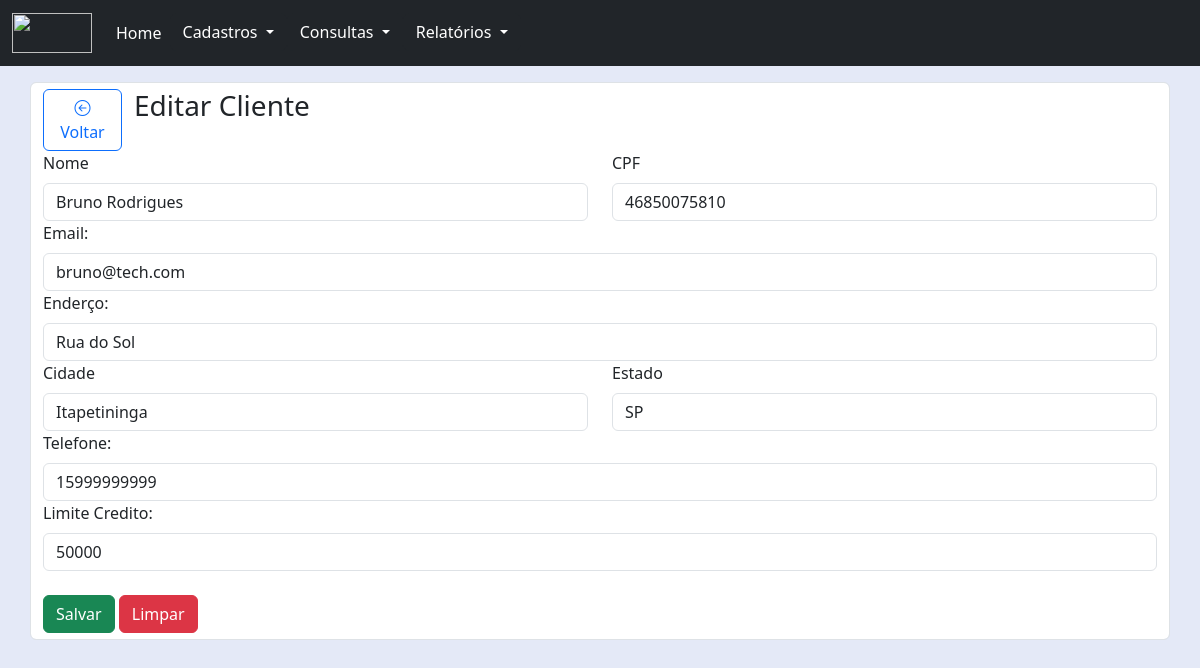
The page /pages/cliente/editar.php?codigo=1 on the database its author committed.
### tables this page shows
CREATE TABLE cliente(
    codigo INT PRIMARY KEY NOT NULL AUTO_INCREMENT,
    nome VARCHAR(100) NOT NULL,
    endereco VARCHAR(100) NOT NULL,
    telefone VARCHAR(11) not null,
    limite_cred NUMERIC NOT NULL,
    cidade VARCHAR(100) NOT NULL,
    email VARCHAR(100) NOT NULL,
    cpf VARCHAR(11) NOT NULL,
    estado CHAR(2) NOT NULL
);

### pages/cliente/editar.php (the view, shortened to what this page needs)
<?php
    include('../../connection/connection.php');
    $codigo  = filter_input(INPUT_GET,'codigo',FILTER_SANITIZE_NUMBER_INT);
    $query = "SELECT * FROM cliente WHERE codigo = '$codigo'";
    $resultado = mysqli_query($conn, $query);
    $row = mysqli_fetch_assoc($resultado);
?>
<!DOCTYPE html>
<html lang="pt-BR">
<head>
    <link href="../../node_modules/bootstrap/css/bootstrap.min.css" rel="stylesheet">
    <link href="../../node_modules/bootstrap-icons/font/bootstrap-icons.min.css" rel="stylesheet">
    <link href="../../css/style.css" rel="stylesheet">
</head>
<body>
    <?php
        include("../../components/navbar.php");
    ?>
    <div class="container">
        <div class="row pt-3">
            <div class="form-control">
                <div class="row d-flex align-items-start">
                    <div class="col-md-2 btn-back">
                        <button class="btn btn-outline-primary" type="button" id="btn-back">
                            <i class="bi bi-arrow-left-circle"></i>
                            Voltar
                        </button>
                    </div>
                    <div class="col-md-6">
                        <h3>
                            Editar Cliente
                        </h3>
                    </div>
                </div>
                <form action="php/update.php" method="post">
                    <div class="row">
                        <div class="col-md-6">
                            <label for="" class="form-label">Nome</label>
                            <input type="text" name="nome" class="form-control" maxlength="100" value="<?= $row['nome'] ?>" required>
                        </div>
                        <div class="col-md-6">
                            <label for="" class="form-label">CPF</label>
                            <input type="text" name="cpf" class="form-control" mimlength="11" maxlength="11" value="<?= $row['cpf'] ?>" required>
                        </div>
                    </div>
                    <div class="row">
                        <div class="col">
                            <label for="" class="form-label">Email:</label>
                            <input type="email" name="email" class="form-control" maxlength="100"
                                value="<?= $row['email'] ?>" required>
                        </div>
                    </div>
                    <div class="row">
                        <div class="col">
                            <label for="" class="form-label">Enderço:</label>
                            <input type="text" name="endereco" class="form-control" maxlength="100"
                                value="<?= $row['endereco'] ?>" required>
                        </div>
                    </div>
                    <div class="row">
                       <div class="col-md-6">
                            <label for="" class="form-label">Cidade</label>
                            <input type="text" name="cidade" class="form-control" maxlength="100" value="<?= $row['cidade'] ?>" required>
                        </div>
                        <div class="col-md-6">
                            <label for="" class="form-label">Estado</label>
                            <input class="form-control" list="datalistOptions" id="estado" name="estado" placeholder="Selecione o estado" value="<?= $row['estado'] ?>" required>
                        </div>
                    </div>
                    <div class="row">
                        <div class="col">
                            <label for="" class="form-label">Telefone:</label>
                            <input type="text" name="telefone" class="form-control" minlength="10" maxlength="11"
                                value="<?= $row['telefone'] ?>" required>
                        </div>
                    </div>
                    <div class="row">
                        <div class="col">
                            <label for="" class="form-label">Limite Credito:</label>
                            <input type="number" name="limite_cred" class="form-control" maxlength="10"
                                value="<?= $row['limite_cred'] ?>" required>
                        </div>
                    </div>
                    <br>
                    <div class="row">
                        <div class="col">
                            <input type="submit" value="Salvar" class="btn btn-success">
                            <input type="reset" value="Limpar" class="btn btn-danger">
                        </div>
                    </div>
                </form>
            </div>
        </div>
    </div>
</body>
</html>

### css/style.css (style rules this page uses)
.btn-back { width: 8%; padding-left: 5; padding-right: 0; align-items: center; }
body { background: #E4E9F7; }

### rows shown on the page
cliente: nome "Bruno Rodrigues", cpf "46850075810", email "bruno@tech.com", endereco "Rua do Sol", cidade "Itapetininga", estado "SP", telefone "15999999999", limite_cred "50000"
